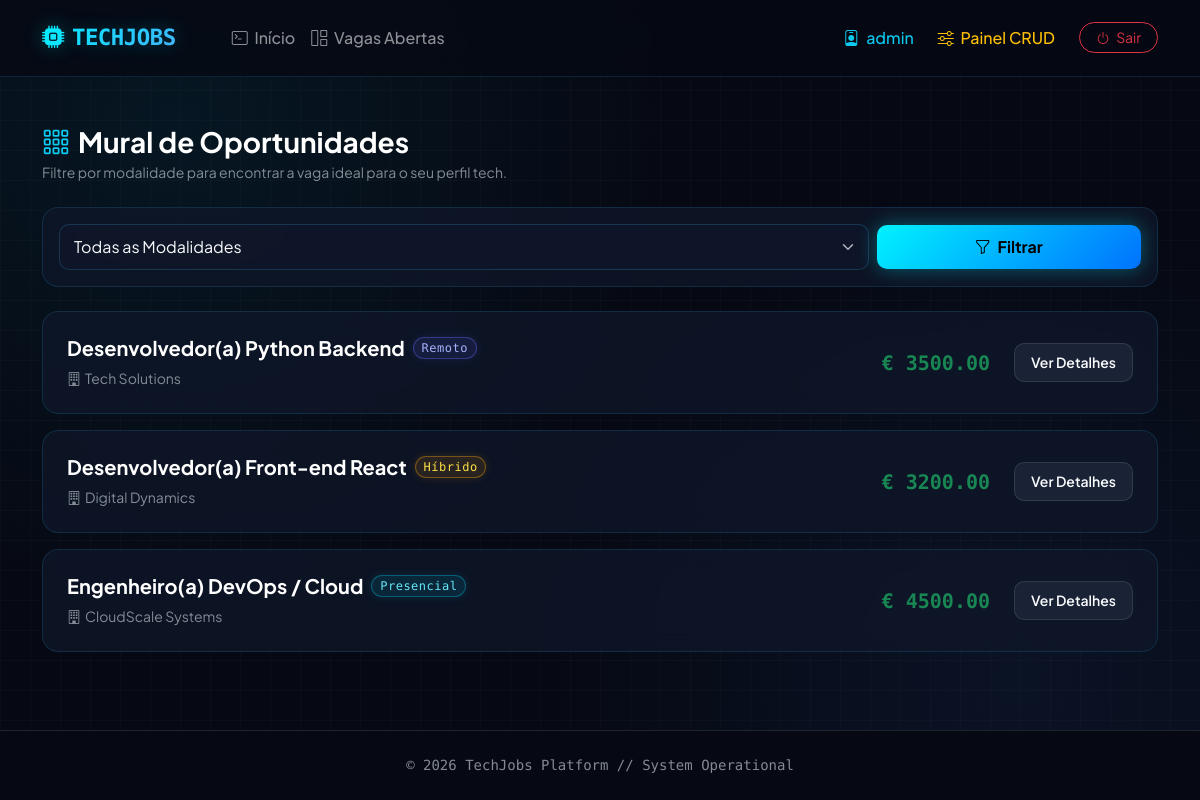
/vagas/ (signed in), run on the app's committed database.
### app/models.py (models this page shows, shortened)
class Vaga(models.Model):
    MODALIDADE_CHOICES = [
        ('Remoto', 'Remoto'),
        ('Híbrido', 'Híbrido'),
        ('Presencial', 'Presencial'),
    ]
    titulo_vaga = models.CharField(max_length=200)
    empresa = models.CharField(max_length=150)
    modalidade = models.CharField(max_length=20, choices=MODALIDADE_CHOICES, default='Remoto')
    salario = models.DecimalField(max_digits=10, decimal_places=2)
    requisitos = models.TextField()
    ativa = models.BooleanField(default=True)

### app/views.py (the view)
# urls.py: path('vagas/', views.lista_vagas, name='lista_vagas'),
def lista_vagas(request):
    vagas = Vaga.objects.filter(ativa=True)
    modalidade = request.GET.get('modalidade')
    if modalidade:
        vagas = vagas.filter(modalidade=modalidade)
    return render(request, 'app/lista_vagas.html', {'vagas': vagas})

### app/templates/app/lista_vagas.html (shortened to what this page needs)
{% extends 'app/base.html' %}
{% block content %}
<div class="mb-4">
    <h3 class="fw-bold mb-1 text-white"><i class="bi bi-grid-3x3-gap text-info me-2"></i>Mural de Oportunidades</h3>
    <p class="text-muted small m-0">Filtre por modalidade para encontrar a vaga ideal para o seu perfil tech.</p>
</div>
<div class="card card-clean p-3 mb-4">
    <form method="get" class="row g-2 align-items-center">
        <div class="col-md-9">
            <select name="modalidade" class="form-select">
                <option value="">Todas as Modalidades</option>
            </select>
        </div>
        <div class="col-md-3">
            <button type="submit" class="btn btn-primary-clean w-100">
                <i class="bi bi-funnel me-1"></i> Filtrar
            </button>
        </div>
    </form>
</div>
<div class="d-flex flex-column gap-3">
    {% for vaga in vagas %}
        <div class="card card-clean card-clean-hover p-3">
            <div class="card-body p-2 d-flex flex-column flex-md-row justify-content-between align-items-md-center gap-3">
                <div>
                    <div class="d-flex align-items-center gap-2 mb-2">
                        <h5 class="fw-bold text-white m-0">{{ vaga.titulo_vaga }}</h5>
                        <span class="badge {% if vaga.modalidade == 'Remoto' %}badge-remoto{% elif vaga.modalidade == 'Híbrido' %}badge-hibrido{% else %}badge-presencial{% endif %} px-2.5 py-1 rounded-pill fw-medium">
                            {{ vaga.modalidade }}
                        </span>
                    </div>
                    <p class="text-muted small m-0"><i class="bi bi-building me-1"></i>{{ vaga.empresa }}</p>
                </div>
                <div class="d-flex align-items-center gap-4 justify-content-between justify-content-md-end">
                    <span class="fw-bold text-success fs-5">€ {{ vaga.salario }}</span>
                    <a href="{% url 'detalhe_vaga' vaga.pk %}" class="btn btn-sm btn-light-clean px-3 py-2 fw-semibold">
                        Ver Detalhes
                    </a>
                </div>
            </div>
        </div>
    {% empty %}
        <div class="card card-clean p-5 text-center text-muted">
            <i class="bi bi-inbox fs-1 text-secondary mb-2"></i>
            <p class="m-0">Nenhuma vaga encontrada para os filtros selecionados.</p>
        </div>
    {% endfor %}
</div>
{% endblock %}

### app/templates/app/base.html (shortened to what this page needs)
{% load static %}
<!DOCTYPE html>
<html lang="pt-br" data-bs-theme="dark">
<head>
    <link href="https://cdn.jsdelivr.net/npm/bootstrap@5.3.0/dist/css/bootstrap.min.css" rel="stylesheet">
    <link rel="stylesheet" href="https://cdn.jsdelivr.net/npm/bootstrap-icons@1.10.5/font/bootstrap-icons.css">
    <link rel="stylesheet" href="{% static 'app/custom.css' %}">
</head>
<body class="d-flex flex-column min-vh-100">
    <nav class="navbar navbar-expand-lg navbar-dark navbar-techjobs py-3 sticky-top">
        <div class="container">
            <a class="navbar-brand navbar-brand-tech d-flex align-items-center gap-2" href="{% url 'home' %}">
                <i class="bi bi-cpu-fill text-info"></i> TECHJOBS
            </a>
            <div class="collapse navbar-collapse" id="navbarNav">
                <ul class="navbar-nav me-auto ms-lg-4">
                    <li class="nav-item">
                        <a class="nav-link fw-medium" href="{% url 'home' %}"><i class="bi bi-terminal me-1"></i> Início</a>
                    </li>
                    <li class="nav-item">
                        <a class="nav-link fw-medium" href="{% url 'lista_vagas' %}"><i class="bi bi-grid-1x2 me-1"></i> Vagas Abertas</a>
                    </li>
                </ul>
                <ul class="navbar-nav align-items-lg-center gap-2">
                    {% if user.is_authenticated %}
                        <li class="nav-item">
                            <a class="nav-link fw-medium text-info" href="{% url 'perfil' %}">
                                <i class="bi bi-person-badge me-1"></i> {{ user.username }}
                            </a>
                        </li>
                        <li class="nav-item">
                            <a class="nav-link fw-medium text-warning" href="{% url 'painel_gestao' %}">
                                <i class="bi bi-sliders me-1"></i> Painel CRUD
                            </a>
                        </li>
                        <li class="nav-item ms-lg-2">
                            <form action="{% url 'logout' %}" method="post" class="d-inline">
                                <button type="submit" class="btn btn-outline-danger btn-sm px-3 rounded-pill">
                                    <i class="bi bi-power me-1"></i> Sair
                                </button>
                            </form>
                        </li>
                    {% else %}
                        <li class="nav-item">
                            <a class="btn btn-primary-clean btn-sm px-4 fw-semibold" href="{% url 'login' %}">
                                <i class="bi bi-box-arrow-in-right me-1"></i> Entrar
                            </a>
                        </li>
                    {% endif %}
                </ul>
            </div>
        </div>
    </nav>
    <main class="container my-5 flex-grow-1">
        {% block content %}
        {% endblock %}
    </main>
    <footer class="text-center py-4 mt-auto border-top border-secondary border-opacity-25" style="background-color: #060913;">
        <div class="container">
            <p class="mb-0 text-muted small" style="font-family: var(--font-mono);">&copy; 2026 TechJobs Platform // System Operational</p>
        </div>
    </footer>
</body>
</html>

### app/app/static/app/custom.css (style rules this page uses)
:root { --bg-dark: #060913; --card-bg: rgba(15, 23, 42, 0.75); --card-border: rgba(56, 189, 248, 0.15); --card-border-hover: rgba(56, 189, 248, 0.5); --accent-cyan: #06b6d4; --accent-blue: #3b82f6; --accent-neon: #00f2fe; --text-primary: #f8fafc; --text-secondary: #94a3b8; --font-mono: 'Fira Code', monospace; }
body { font-family: 'Plus Jakarta Sans', sans-serif; background-color: var(--bg-dark); background-image: radial-gradient(circle at 15% 15%, rgba(6, 182, 212, 0.08) 0%, transparent 40%), radial-gradient(circle at 85% 85%, rgba(59, 130, 246, 0.08) 0%, transparent 40%), linear-gradient(rgba(255, 255, 255, 0.02) 1px, transparent 1px), linear-gradient(90deg, rgba(255, 255, 255, 0.02) 1px, transparent 1px); background-size: 100% 100%, 100% 100%, 30px 30px, 30px 30px; background-attachment: fixed; color: var(--text-primary); }
.navbar-techjobs { background-color: rgba(6, 9, 19, 0.8) !important; backdrop-filter: blur(16px); -webkit-backdrop-filter: blur(16px); border-bottom: 1px solid var(--card-border); }
.navbar-brand-tech { font-weight: 800; font-size: 1.4rem; letter-spacing: -0.5px; font-family: var(--font-mono); background: linear-gradient(135deg, #00f2fe 0%, #4facfe 100%); -webkit-background-clip: text; -webkit-text-fill-color: transparent; text-shadow: 0 0 20px rgba(0, 242, 254, 0.3); }
.card-clean { background: var(--card-bg); backdrop-filter: blur(12px); border: 1px solid var(--card-border); border-radius: 16px; transition: all 0.3s cubic-bezier(0.16, 1, 0.3, 1); }
.badge { font-family: var(--font-mono); letter-spacing: 0.5px; }
.badge-remoto { background-color: rgba(99, 102, 241, 0.12) !important; color: #a5b4fc !important; border: 1px solid rgba(99, 102, 241, 0.4); box-shadow: 0 0 10px rgba(99, 102, 241, 0.15); }
.badge-hibrido { background-color: rgba(245, 158, 11, 0.12) !important; color: #fde047 !important; border: 1px solid rgba(245, 158, 11, 0.4); box-shadow: 0 0 10px rgba(245, 158, 11, 0.15); }
.badge-presencial { background-color: rgba(6, 182, 212, 0.12) !important; color: #67e8f9 !important; border: 1px solid rgba(6, 182, 212, 0.4); box-shadow: 0 0 10px rgba(6, 182, 212, 0.15); }
.btn-primary-clean { background: linear-gradient(135deg, #00f2fe 0%, #0072ff 100%); color: #000000; border: none; border-radius: 10px; font-weight: 700; padding: 10px 22px; box-shadow: 0 0 20px rgba(0, 242, 254, 0.35); transition: all 0.25s ease; }
.btn-light-clean { background-color: rgba(30, 41, 59, 0.8); color: #f8fafc; border: 1px solid rgba(255, 255, 255, 0.1); border-radius: 10px; font-weight: 600; transition: all 0.2s ease; }
.text-success, .fs-5 { font-family: var(--font-mono); }
.form-control, .form-select { background-color: rgba(15, 23, 42, 0.8) !important; border: 1px solid rgba(56, 189, 248, 0.2) !important; color: #f8fafc !important; border-radius: 10px; padding: 10px 14px; }

### data on the page
Vaga: titulo_vaga "Desenvolvedor(a) Python Backend", modalidade "Remoto", empresa "Tech Solutions", salario "3500.00"
Vaga: titulo_vaga "Desenvolvedor(a) Front-end React", modalidade "Híbrido", empresa "Digital Dynamics", salario "3200.00"
Vaga: titulo_vaga "Engenheiro(a) DevOps / Cloud", modalidade "Presencial", empresa "CloudScale Systems", salario "4500.00"

### other printed values
{{ user.username }} "admin"
